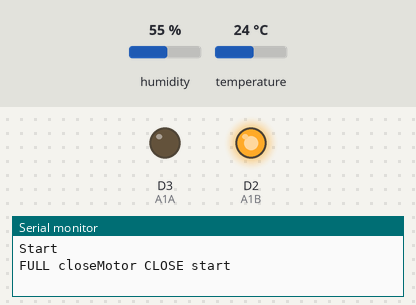
Simulated run of this sketch. Board: ESP8266 (NodeMCU). On the bench: output pins drawn as LEDs (lit = HIGH), the last lines printed to the serial monitor. Inputs (shaded band) come from the test bench; at power-on: humidity 55 %, temperature 24 °C.

Above: at 0.1 s.
At 40.1 s:
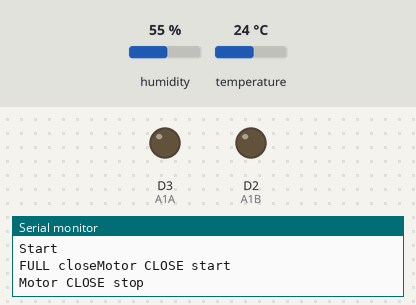
At 40.6 s:
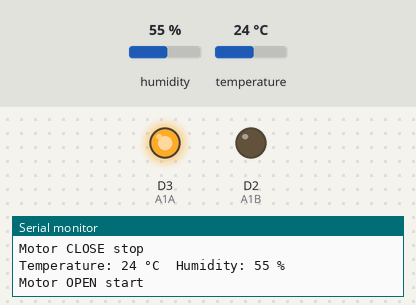
Timing chart, 0 to 54.0 s (numbered marks = the images above):
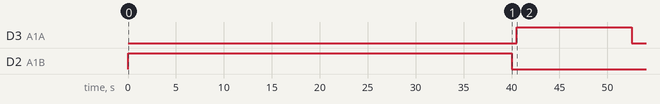

Measured:
- by itself, D3 (A1A): LOW → HIGH at 40.5 s, → LOW 12.0 s later

The sketch:

GreenHouseArduino.ino
```cpp
#include <DHT11.h>

DHT11 dht11(D4);
const int A1A = D3;
const int A1B = D2;
const int fullMotorTime = 40000; // ms
const int openTemp = 30; // C
const int closeTemp = 20; // C
int openPercentage = 0; // %
int onePercentMS = 300; // %
int currentMoveCounter = 0;
int maxMoveCount = 300;

void open(int motorOnTime){
        // Motor A
        Serial.println("Motor OPEN start");
        digitalWrite(A1A, HIGH);
        digitalWrite(A1B, LOW);

        delay(motorOnTime);

        Serial.println("Motor OPEN stop");
        digitalWrite(A1A, LOW);
        digitalWrite(A1B, LOW);
}

void close(int motorOnTime){
        // Motor A
        Serial.println("Motor CLOSE start");
        digitalWrite(A1A, LOW);
        digitalWrite(A1B, HIGH);

        delay(motorOnTime);

        Serial.println("Motor CLOSE stop");
        digitalWrite(A1A, LOW);
        digitalWrite(A1B, LOW);
}

void fullClose(){
  Serial.print("FULL close");
  close(fullMotorTime);
  openPercentage = 0;
  currentMoveCounter = 0;
}

void fullOpen(){
  Serial.print("FULL open");
  open(fullMotorTime);
  openPercentage = 100;
  currentMoveCounter = 0;
}

void setOpenPercentage(int newPercentage){
  currentMoveCounter++;
  if (currentMoveCounter > maxMoveCount){
    // Motor always closes faster than opens. This drifts to close. So Close fullly once in a while to reset
      fullClose();
  }

  if (newPercentage == 100) {
      fullOpen();
  }
  else if (newPercentage == 0) {
      fullClose();
  }
  else {
    int diff = newPercentage - openPercentage;
    if (newPercentage > openPercentage){
      open(diff * onePercentMS);
    }
    else{
      close(diff * onePercentMS);
    }
  }

  Serial.print("NEW percentage ");
  Serial.print(newPercentage);
  Serial.println("%");
  openPercentage = newPercentage;
}


void setup() {
  Serial.begin(115200);
  Serial.println("Start");
  pinMode(A1A, OUTPUT);
  pinMode(A1B, OUTPUT);

  digitalWrite(A1A, LOW);
  digitalWrite(A1B, LOW);

  fullClose();
}


void loop() {
    int temperature = 0;
    int humidity = 0;

    int result = dht11.readTemperatureHumidity(temperature, humidity);
    if (result == 0) {
        Serial.print("Temperature: ");
        Serial.print(temperature);
        Serial.print(" °C\tHumidity: ");
        Serial.print(humidity);
        Serial.println(" %");

        int newPercentage = (int)100*(((double)openTemp - closeTemp)/100.0 * max(0, temperature - closeTemp));
        setOpenPercentage(newPercentage);
    } else {
        // Print error message based on the error code.
        Serial.println(DHT11::getErrorString(result));
    }
    // Read temp every n second
    delay(30000);
}
```
